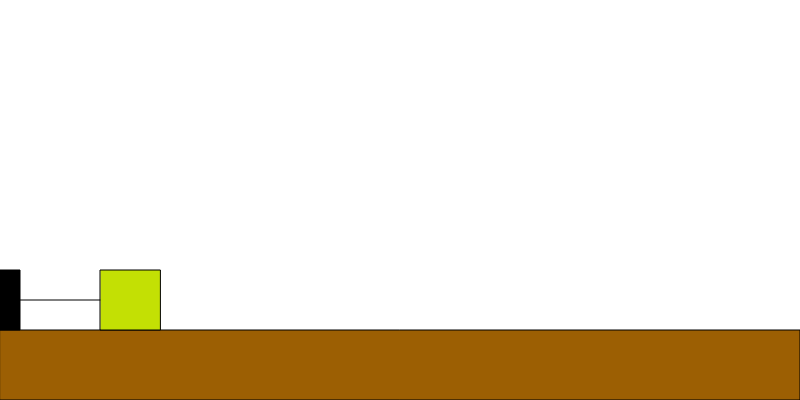
Frame 1 (no input)
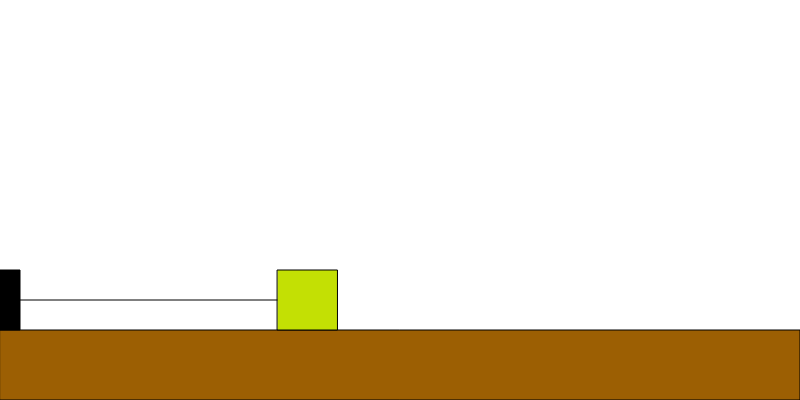
Frame 60 (no input)
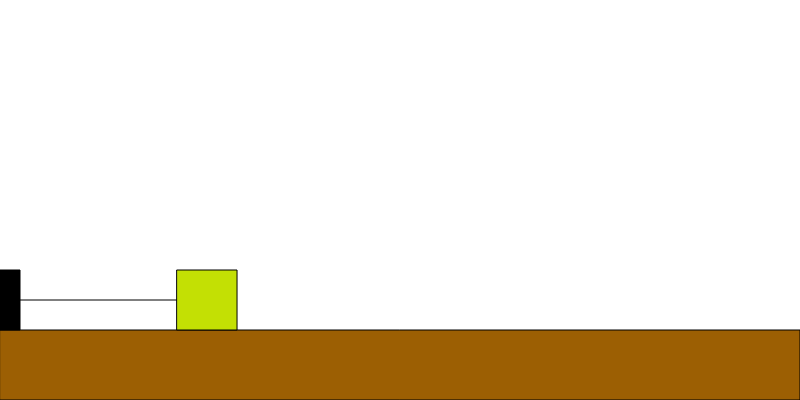
Frame 120 (the mouse pressed at the canvas centre since frame 60)

The p5.js sketch that drew these frames (run headless with seeded random() and noise() and a simulated clock; from frame 60 on, the mouse is pressed at the canvas centre):

// p5.js sketch
// ── sketch.js
//Declara a massa, posição inicial, o ponto de equilíbrio da mola, a velocidade inicial e a aceleração
let massa=500, pos=100, repouso = 200, vel=0, acel=0;

//Declara a Força Elástica, a constante elástica e a deformação
let Fel=0, k=2,x=0;

function setup() {
  //Cria a tela
  createCanvas(800, 400);
}

function draw() {
  //Dar cor ao plano de fundo
  background(255);
  
  //Desenha o chão
  fill (156, 95, 3);
  rect (0,330,800,70);
  
  //Desenha o suporte da mola
  fill (0);
  rect (0,270,20,60);
  
  //Aplica a Força elástica
  x = pos - repouso;
  Fel = -k * x;
  acel = Fel / massa;
  vel += acel;
  pos += vel;
  
  //Desenha a Mola
  line (20,300,pos,300);
  
  //Desenha o quadrado
  fill (195, 224, 4)
  square (pos,270,60);
}
